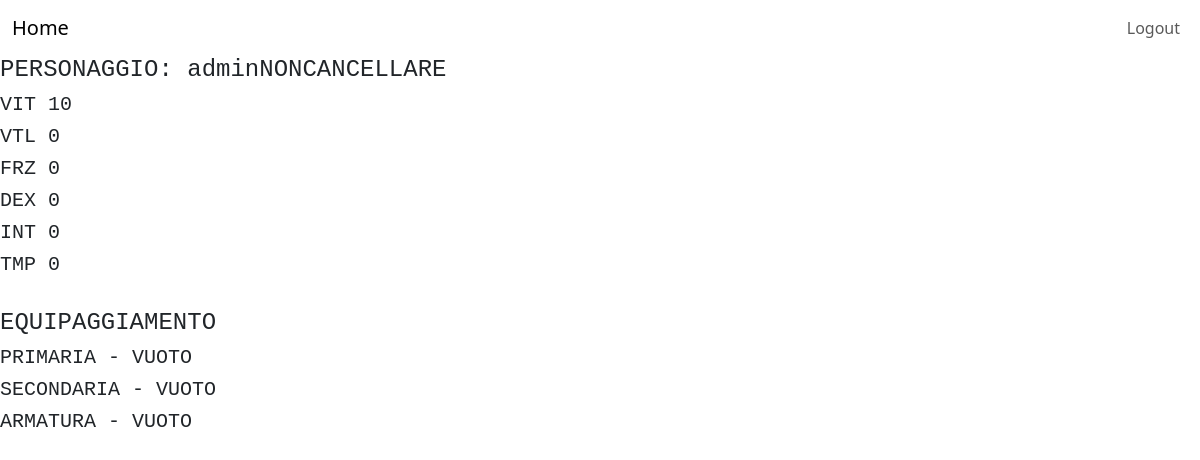
Page /home/ (signed in) on the committed database.
### account/models.py (models this page shows, shortened)
class Account(AbstractBaseUser):
    playerID = models.CharField(max_length=50, unique=True)
    date_joined = models.DateTimeField(verbose_name='date joined', auto_now_add=True)
    last_login = models.DateTimeField(verbose_name='last login', auto_now=True)
    is_admin = models.BooleanField(default=False)
    is_active = models.BooleanField(default=True)
    is_staff = models.BooleanField(default=False)
    is_superuser = models.BooleanField(default=False)
    personaggio = models.ForeignKey(Personaggio, on_delete=models.CASCADE, null=True)
    USERNAME_FIELD = "playerID"
    objects = MyAccountManager()

### struttureGioco/models.py (models this page shows, shortened)
class Personaggio(models.Model):
	nome = models.CharField(max_length=50, null=True)
	armaPrimaria = models.ForeignKey(Equipaggiamento, null=True, on_delete=models.CASCADE, blank=True, related_name='+')
	armaSecondaria = models.ForeignKey(Equipaggiamento, null=True, on_delete=models.CASCADE, blank=True,
									   related_name='+')
	armatura = models.ForeignKey(Equipaggiamento, null=True, on_delete=models.CASCADE, blank=True, related_name='+')
	vita = models.IntegerField(default=10)
	vitalita = models.IntegerField(default=0)
	forza = models.IntegerField(default=0)
	destrezza = models.IntegerField(default=0)
	intelligenza = models.IntegerField(default=0)
	tempra = models.IntegerField(default=0)
	zaino = models.ManyToManyField(Equipaggiamento, through='Inventario')

### home/views.py (the view)
# urls.py: path('home/', homeView, name = "home"),
def homeView(request):
	user = request.user
	if not user.is_authenticated:
		return redirect("login")
	return render(request, "index.html", {})

### home/templates/index.html (shortened to what this page needs)
<!DOCTYPE html>
{% load bootstrap5 %}
{% bootstrap_css %}
<html lang="en">
<head>
    {% load static %}
    <link rel="stylesheet" href="{% static './styles.css'%}">
</head>
<body>
<nav class="navbar navbar-expand-lg navbar-light ">
    <div class="container-fluid">
        <a class="navbar-brand" href="#">Home</a>
        <div class="collapse navbar-collapse" id="navbarSupportedContent">
            <ul class="navbar-nav  mb-2 mb-lg-0">
                {% if request.user.is_authenticated %}
                <li class="nav-item">
                    <a class="nav-link" href="{% url 'logout' %}">Logout</a>
                </li>
                {% endif %}
            </ul>
        </div>
    </div>
</nav>
{% if request.user.is_authenticated %}
<h4 class="font-monospace">PERSONAGGIO: {{request.user.personaggio.nome }}</h4>
<h5 class="font-monospace">VIT {{request.user.personaggio.vita }}</h5>
<h5 class="font-monospace">VTL {{request.user.personaggio.vitalita }}</h5>
<h5 class="font-monospace">FRZ {{request.user.personaggio.forza }}</h5>
<h5 class="font-monospace">DEX {{request.user.personaggio.destrezza }}</h5>
<h5 class="font-monospace">INT {{request.user.personaggio.intelligenza }}</h5>
<h5 class="font-monospace">TMP {{request.user.personaggio.tempra }}</h5>
<br>
<h4 class="font-monospace">EQUIPAGGIAMENTO</h4>
{% if request.user.personaggio.armaPrimaria is not None %}
<h5 class="font-monospace">PRIMARIA - {{request.user.personaggio.armaPrimaria }}</h5>
{% else %}
<h5 class="font-monospace">PRIMARIA - VUOTO</h5>
{% endif %}
{% if request.user.personaggio.armaSecondaria is not None %}
<h5 class="font-monospace">SECONDARIA - {{request.user.personaggio.armaSecondaria }}</h5>
{% else %}
<h5 class="font-monospace">SECONDARIA - VUOTO</h5>
{% endif %}
{% if request.user.personaggio.armatura is not None %}
<h5 class="font-monospace">ARMATURA - {{request.user.personaggio.armatura }}</h5>
{% else %}
<h5 class="font-monospace">ARMATURA - VUOTO</h5>
{% endif %}
{% endif %}
</body>
</html>

### home/static/styles.css (style rules this page uses)
.navbar-collapse { justify-content: flex-end; }

### rows in the picture
Account: user.personaggio.nome "adminNONCANCELLARE", user.personaggio.vita "10", user.personaggio.vitalita "0", user.personaggio.forza "0", user.personaggio.destrezza "0", user.personaggio.intelligenza "0", user.personaggio.tempra "0"
